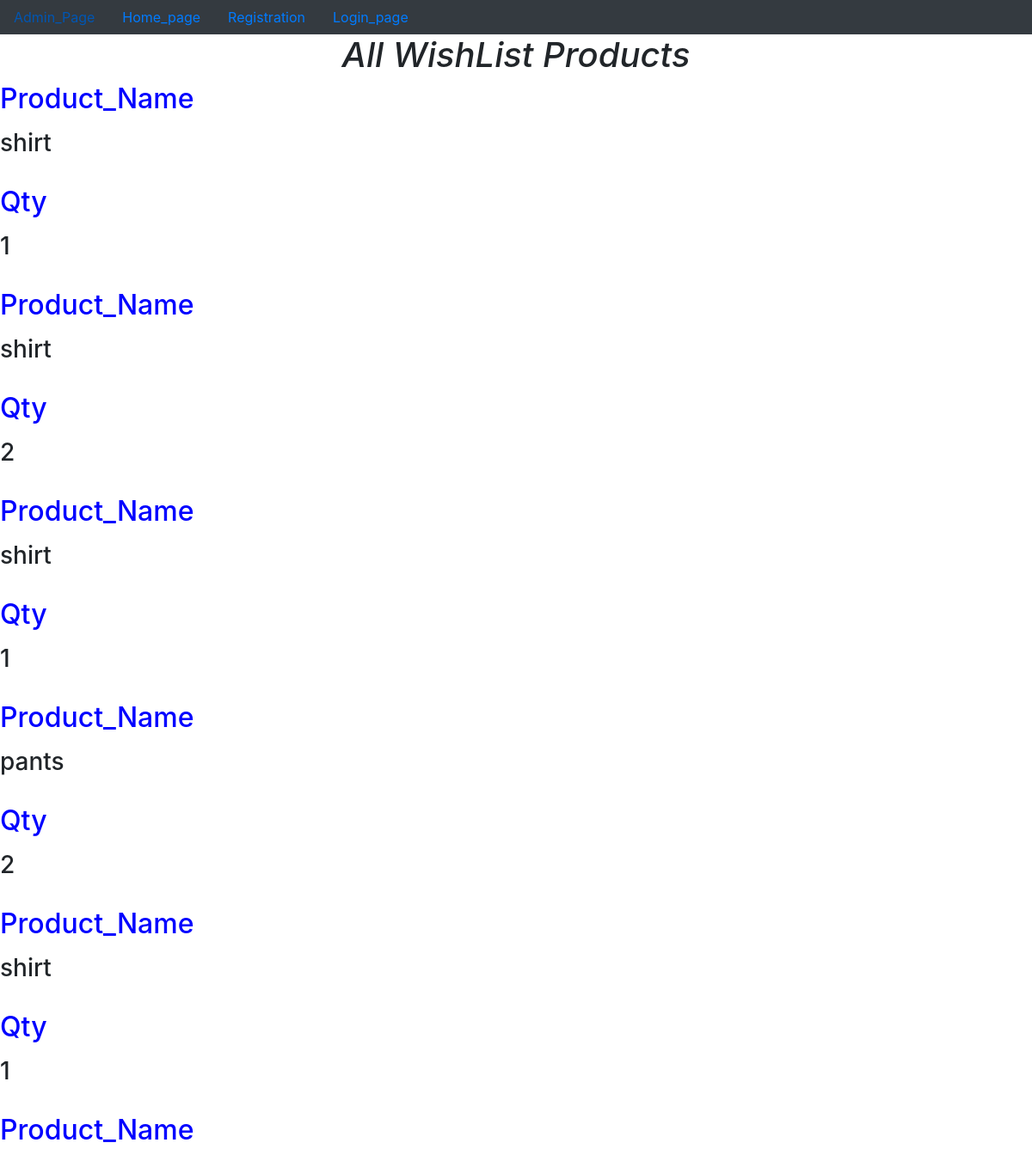
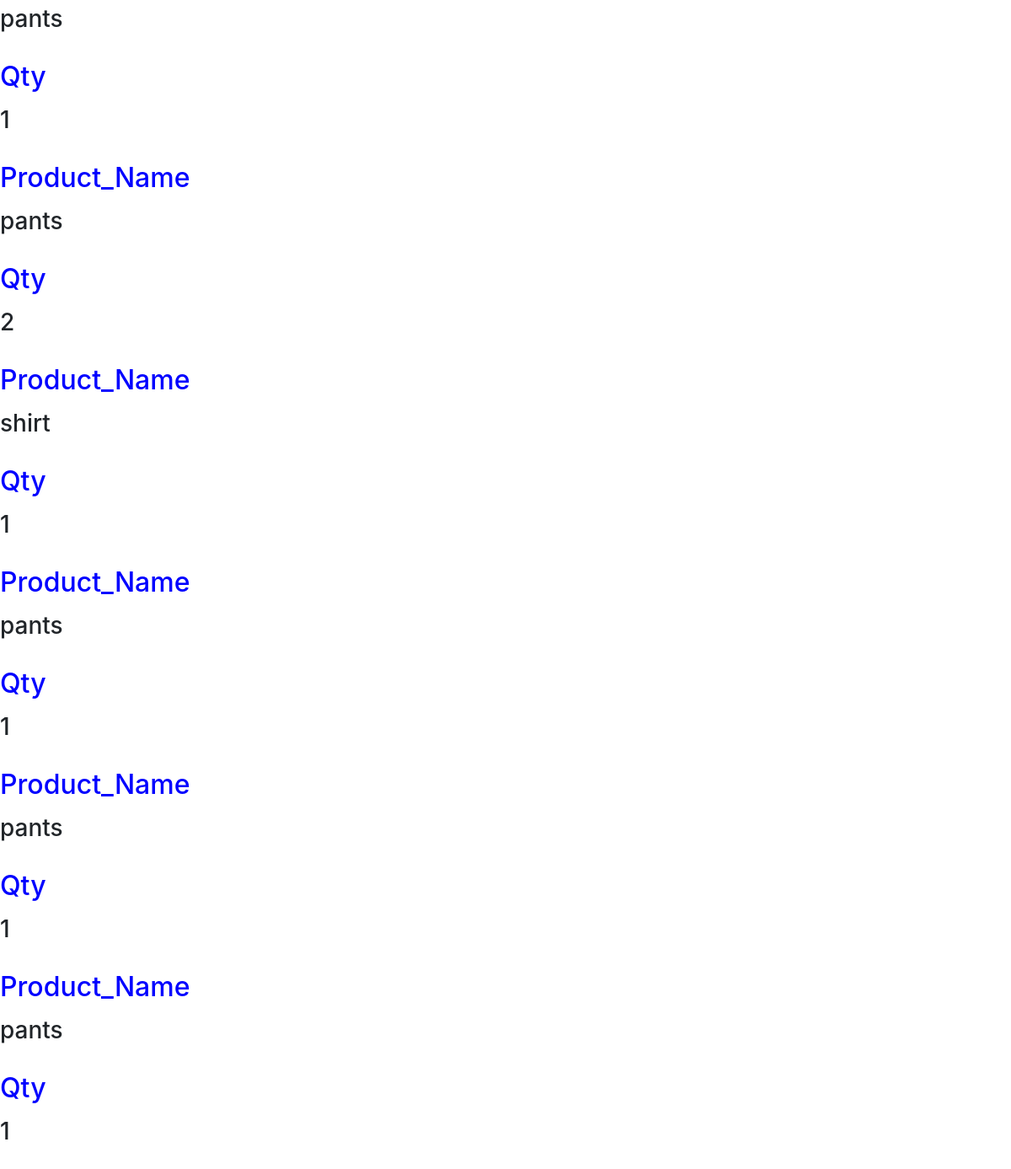
The app's page /wishlist/, older data (2 pictures, top to bottom).
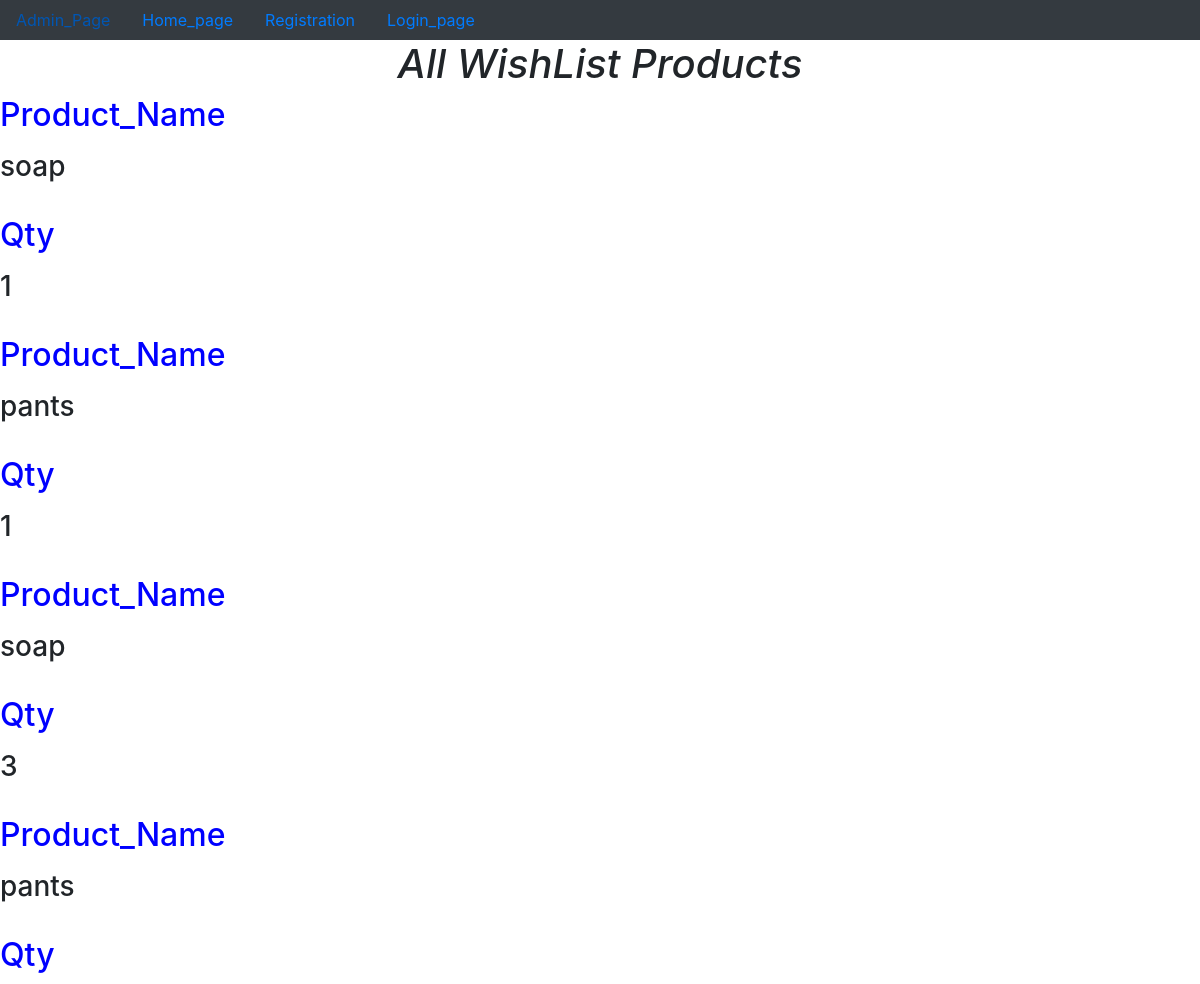
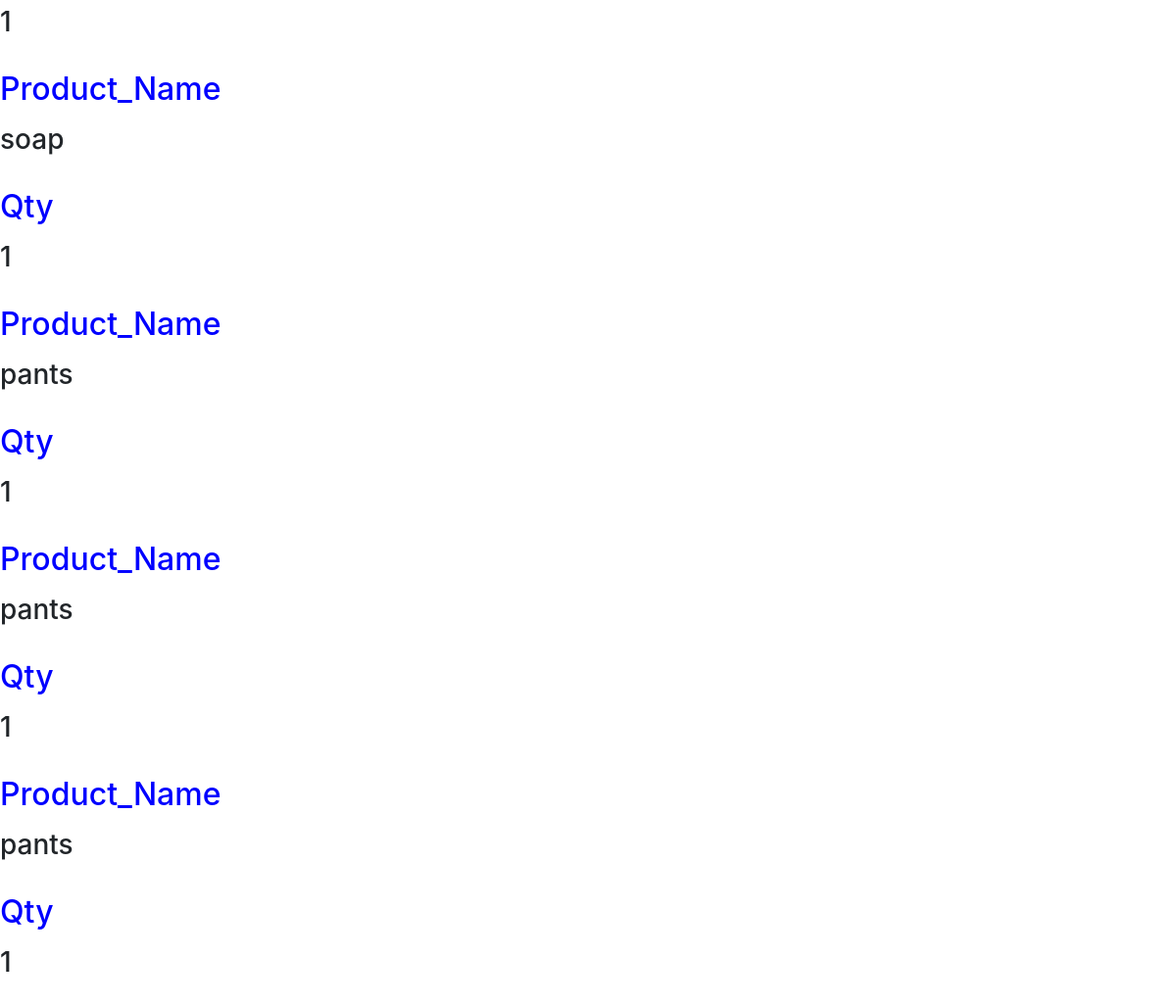
The same page, newer data (2 pictures, top to bottom).
### reg_app/models.py (models this page shows)
class Wishlist(models.Model):
    user=models.ForeignKey(CustomUser,on_delete=models.CASCADE,null=True,blank=True)
    products=models.ForeignKey(product,on_delete=models.CASCADE,null=True,blank=True)
    qty=models.IntegerField(default=1)

class product(models.Model):
    pname=models.CharField(max_length=100)
    qty=models.IntegerField(default=1)
    price=models.DecimalField(max_digits=10,decimal_places=2)
    img=models.URLField()
    dealer=models.ForeignKey(CustomUser,on_delete=models.CASCADE,null=True,blank=True)
    def __str__(self):
        return self.pname

### reg_app/views.py (the view)
# urls.py: path('wishlist/',wishlist,name='wishlist'),
def wishlist(request):
    products=Wishlist.objects.all()
    return render(request,'displaywishlist.html',{'products':products})

### templates/displaywishlist.html (shortened to what this page needs)
{% extends 'base.html' %}
{% block block_body %}
<center>
    <i><h1>All WishList Products</h1></i>
</center>
{% for iteam in products %}
<label for="" style="color: blue;"><h2>Product_Name</h2></label>
<h3> {{iteam.products}}</h3>
 <br>
 <label for="" style="color: blue;"><h2>Qty</h2></label>
<h3> {{iteam.qty}}</h3>
 <br>
 {% endfor %}
{% endblock %}

Row changes from the older to the newer data that the page shows:
removed Wishlist: products "shirt", qty "1"
removed Wishlist: products "shirt", qty "2"
removed Wishlist: products "shirt", qty "1"
removed Wishlist: products "pants", qty "2"
removed Wishlist: products "shirt", qty "1"
removed Wishlist: products "pants", qty "2"
removed Wishlist: products "shirt", qty "1"
added Wishlist: products "soap", qty "1"
added Wishlist: products "soap", qty "3"
added Wishlist: products "soap", qty "1"
added Wishlist: products "pants", qty "1"
